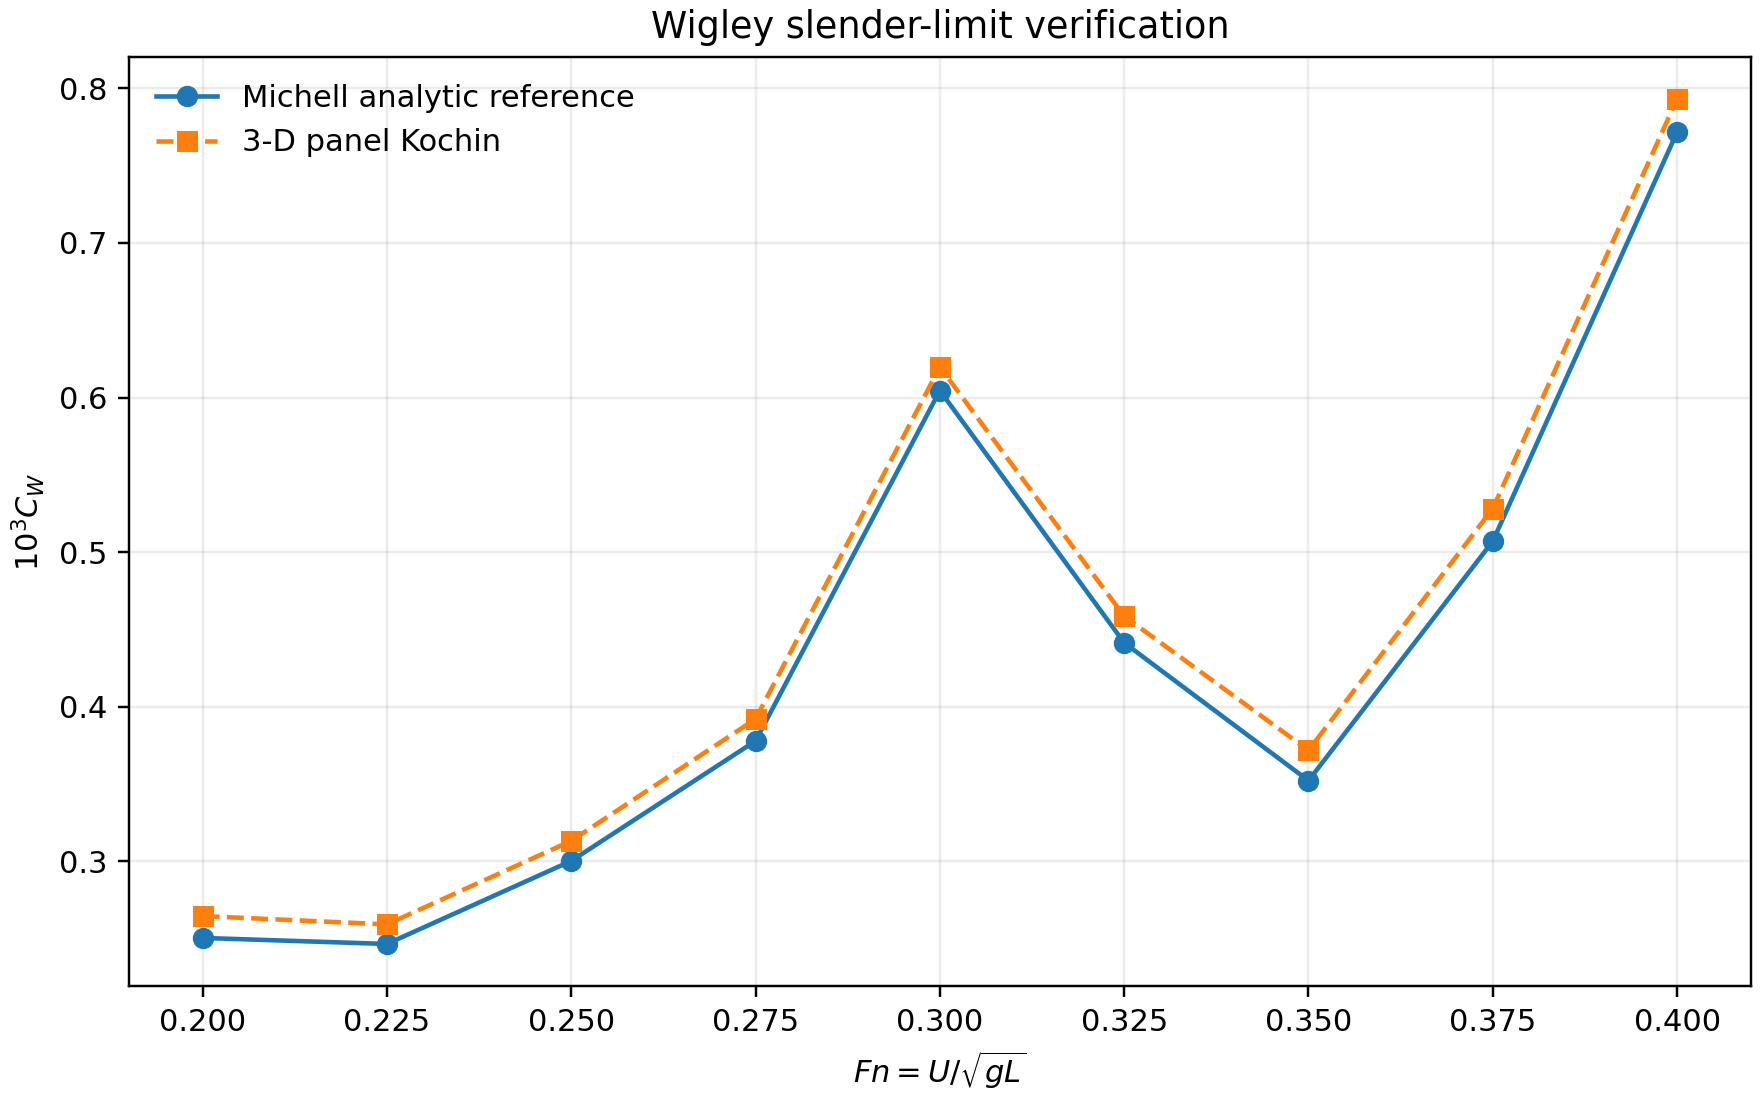

Generate this figure with Python:
"""Verify the three-dimensional Kochin calculation in the Wigley thin limit."""

from __future__ import annotations

import argparse
import csv
import json
from pathlib import Path
from typing import Optional, Sequence

import numpy as np

from wave_resistance import (
    LinearFreeSurfaceSolver,
    MeshSettings,
    SolverSettings,
    kochin_wave_coefficient,
    wigley_hull,
    wigley_michell_coefficient,
)


def main(argv: Optional[Sequence[str]] = None) -> int:
    parser = argparse.ArgumentParser(description=__doc__)
    parser.add_argument("--output-dir", type=Path, default=Path(__file__).resolve().parent)
    arguments = parser.parse_args(argv)
    output = arguments.output_dir
    output.mkdir(parents=True, exist_ok=True)

    hull = wigley_hull(
        station_count=161,
        vertical_count=65,
        beam_to_length=0.05,
        draft_to_length=0.0625,
    )
    solver = LinearFreeSurfaceSolver(
        MeshSettings(
            hull_stations=41,
            hull_vertical_points=15,
            free_surface_x_points=13,
            free_surface_y_points=5,
        ),
        SolverSettings(
            wave_cut_points=64,
            kochin_integration_points=6001,
            kochin_t_max=60.0,
        ),
    )
    geometry = solver._prepare(hull)
    strengths = -geometry.normals[:, 0]
    froude = np.round(np.arange(0.20, 0.4001, 0.025), 3)
    calculated = []
    reference = []
    tails = []
    for fn in froude:
        coefficient, tail = kochin_wave_coefficient(
            geometry.collocation,
            geometry.areas,
            strengths,
            float(fn),
            geometry.wetted_area_over_l2,
            integration_points=6001,
            t_max=60.0,
        )
        calculated.append(coefficient)
        tails.append(tail)
        reference.append(
            wigley_michell_coefficient(
                float(fn),
                hull.hydrostatics.wetted_area_m2,
                beam_over_length=0.05,
                draft_over_length=0.0625,
                integration_points=20001,
                t_max=60.0,
            )
        )
    calculated_array = np.asarray(calculated)
    reference_array = np.asarray(reference)
    relative_error = (calculated_array - reference_array) / reference_array

    with (output / "wigley_results.csv").open("w", newline="", encoding="utf-8") as stream:
        writer = csv.writer(stream, lineterminator="\n")
        writer.writerow(
            [
                "fn",
                "c_wave_3d_kochin",
                "c_wave_michell_reference",
                "relative_error",
                "kochin_tail_fraction",
            ]
        )
        writer.writerows(zip(froude, calculated_array, reference_array, relative_error, tails))
    verification = {
        "hull": "Wigley thin-limit benchmark",
        "beam_over_length": 0.05,
        "draft_over_length": 0.0625,
        "half_hull_grid_points": [41, 15],
        "half_hull_panel_count": int(geometry.collocation.shape[0]),
        "maximum_absolute_relative_error": float(np.max(np.abs(relative_error))),
        "maximum_kochin_tail_fraction": float(np.max(tails)),
    }
    (output / "wigley_verification.json").write_text(
        json.dumps(verification, indent=2), encoding="utf-8"
    )

    import matplotlib.pyplot as plt

    figure, axis = plt.subplots(figsize=(8.0, 5.0), constrained_layout=True)
    axis.plot(froude, 1.0e3 * reference_array, "o-", label="Michell analytic reference")
    axis.plot(froude, 1.0e3 * calculated_array, "s--", label="3-D panel Kochin")
    axis.set_xlabel(r"$Fn=U/\sqrt{gL}$")
    axis.set_ylabel(r"$10^3 C_W$")
    axis.set_title("Wigley slender-limit verification")
    axis.grid(alpha=0.25)
    axis.legend(frameon=False)
    figure.savefig(output / "wigley_curve.png", dpi=220)
    plt.close(figure)
    print(json.dumps(verification, indent=2))
    return 0


if __name__ == "__main__":
    raise SystemExit(main())
